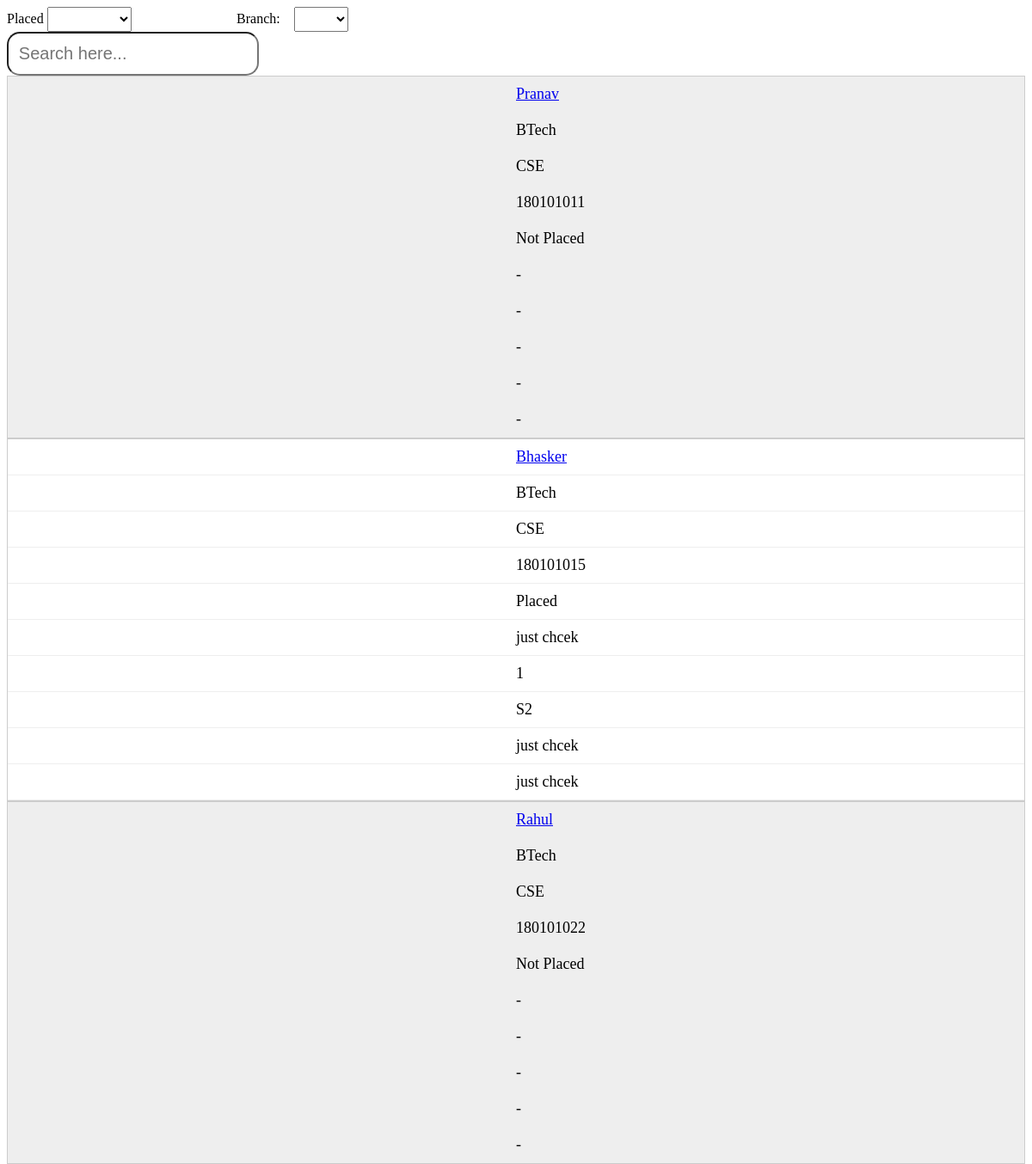
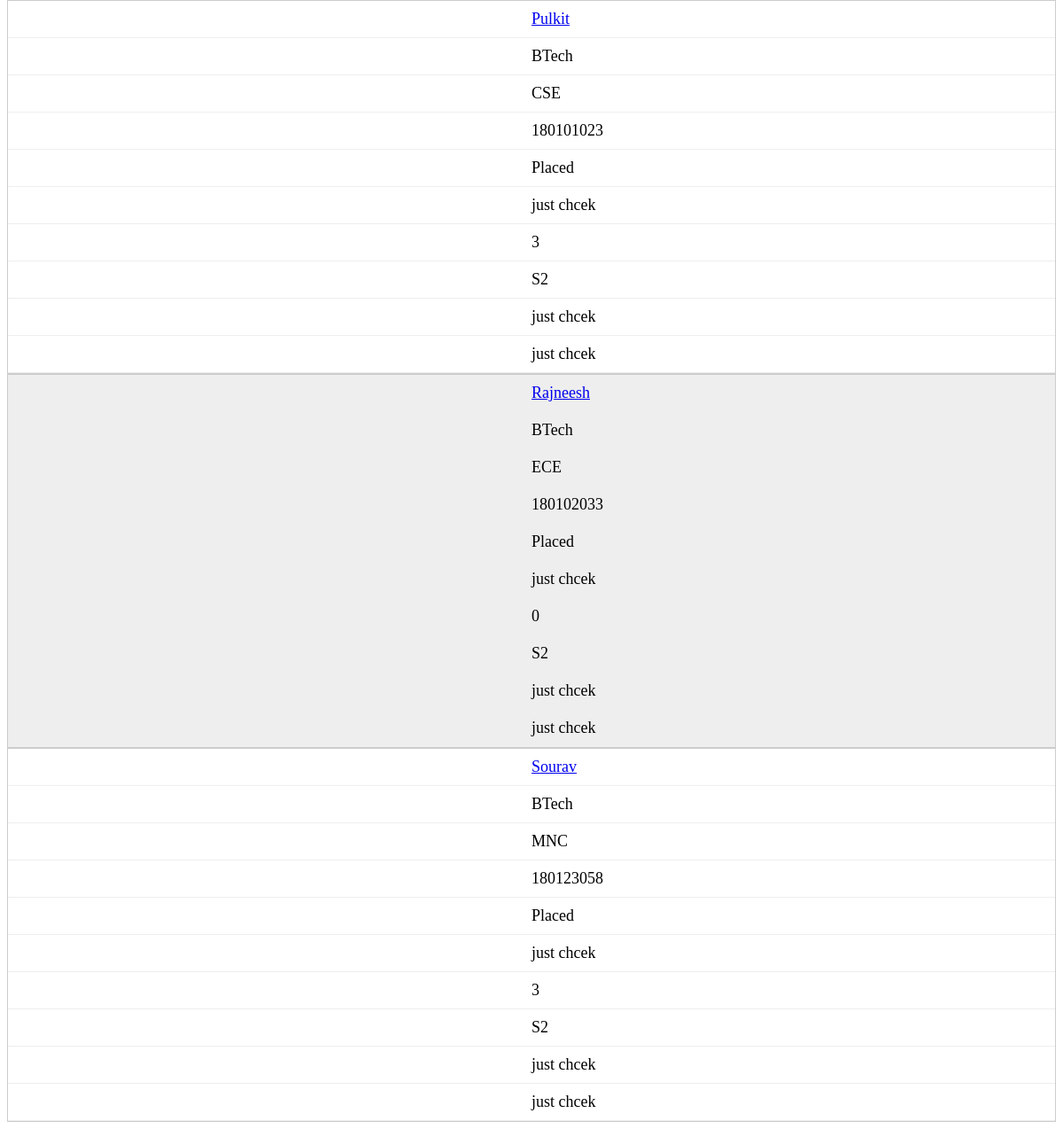
/students, run on the app's committed database (2 pictures, top to bottom).
### home/models.py (models this page shows, shortened)
class Student(models.Model):
	name = models.CharField(max_length=200)
	roll=models.CharField(max_length=50, unique= True)
	PROGRAM_CHOICES = [
        ('BTech', 'Bachelor of Technology'),
        ('BDes', 'Bachelor of Design'),
        ('MTech', 'Master of Technology'),
        ('MDes', 'Master of Design'),
    ]
	programs = models.CharField(
		max_length=5,
        choices=PROGRAM_CHOICES,
        default='BTech',
	)
	branch = models.ForeignKey(Branch,on_delete=models.CASCADE)
	day=models.IntegerField(validators=[MaxValueValidator(10),MinValueValidator(0)],default=0, blank=True)
	company = models.CharField(max_length=100, blank=True)
	placed = models.BooleanField(default=False)
	sector = models.CharField(max_length=100, blank=True)
	profile = models.CharField(max_length=100, blank=True)
	SLOT_CHOICES = [
        ('S1', 'Slot 1'),
        ('S2', 'Slot 2'),
        ('S3', 'Slot 3'),
    ]
	slot = models.CharField(
		max_length=2,
        choices=SLOT_CHOICES,
        blank=True
	)

class Branch(models.Model):
	branchName = models.CharField(
		max_length=50,
		choices=BRANCH_CHOICES,
		default='CSE'
		)
	num = models.IntegerField(default=0,validators=[MinValueValidator(0)])
	def __str__(self):
		return self.branchName

### home/views.py (the view)
# urls.py: path('students', views.studentsList , name='students'),
def studentsList(request):
	students = Student.objects.all().order_by('roll')
	context = {}
	context.update(csrf(request))
	context['students']=students
	return render_to_response('home/studentsList.html',context)

### home/templates/home/studentsList.html (shortened to what this page needs)
{% load static %}
<!DOCTYPE html>
<html>
<head>
    <link rel="stylesheet" href="{% static 'home/tableStyle.css' %}">
</head>
<div id ="sort">
     <form id="branchsearchform">{% csrf_token %}
  Placed
  <select name="PNP" id="selectP" >
            <option value="" id="blank"></option>
             <option value="True" id="Placed">Placed</option>
</select>
        <span style="padding: 0 1% 0 10%;"> Branch: </span>  <select name="Branch" id="select" >
            <option value="" id="blank"></option>
             <option value="CSE" id="CSE">CSE</option>
</select>
    </form>
</div>
    <form id="dsearchform">{% csrf_token %}
    <input type="text" id="searchStudent" name="search" placeholder="Search here..." />
    </form>
<div id="mainlist">
<table>
  <tbody>
    {% for student in students %}
      <td> <a href="{% url 'home:studentDetails' student.id %}">
         {{student.name}}
        </a></td>
      <td> {{ student.programs }}</td>
      <td> {{ student.branch }}</td>
      <td>{{ student.roll }}</td>
      {% if student.placed is False %}
      <td> {{ "Not Placed" }}</td>
      <td> {{ "-" }}</td>
      <td> {{ "-" }}</td>
      <td> {{ "-" }}</td>
      <td> {{ "-"}}</td>
      <td> {{ "-" }}</td>
      {% else %}
      <td> {{ "Placed" }}</td>
      <td> {{ student.company }}</td>
      <td> {{ student.day }}</td>
      <td> {{ student.slot }}</td>
      <td> {{ student.sector}}</td>
      <td> {{ student.profile }}</td>
    {% endif %}
   {% endfor %}
  </tbody>
</table>
</div>
</body>
</html>

### static/home/tableStyle.css (style rules this page uses)
table { width: 100%; border-collapse: collapse; margin:0px auto; }
td, th { padding: 10px; border: 0px solid #ccc; text-align: left; font-size: 18px; }
@media only screen and (max-width: 760px),
(min-device-width: 768px) and (max-device-width: 1024px) { table { width: 100%; } }
@media only screen and (max-width: 760px),
(min-device-width: 768px) and (max-device-width: 1024px) { table, thead, tbody, th, td, tr { display: block; } }
@media only screen and (max-width: 760px),
(min-device-width: 768px) and (max-device-width: 1024px) { td { border: none; border-bottom: 1px solid #eee; position: relative; padding-left: 50%; } }
@media only screen and (max-width: 760px),
(min-device-width: 768px) and (max-device-width: 1024px) { td:before { position: absolute; top: 6px; left: 6px; width: 45%; padding-right: 10px; white-space: nowrap; content: attr(data-column); color: #000; font-weight: bold; } }

### home/templates/home/studentsList.html (style rules this page uses)
#searchStudent { font-size: 20px; color: rgba(120, 120, 120, 0.8); border-radius: 15px; padding: 1%; }
#branchsearchform { font-size: 16px; }
#branchsearchform select { padding: 5px; }

### data on the page
Student: name "Pranav", programs "BTech", branch "CSE", roll "180101011", value "Not Placed", value "-"
Student: name "Bhasker", programs "BTech", branch "CSE", roll "180101015", value "Placed", company "just chcek", day "1", slot "S2", sector "just chcek", profile "just chcek"
Student: name "Rahul", programs "BTech", branch "CSE", roll "180101022", value "Not Placed", value "-"
Student: name "Pulkit", programs "BTech", branch "CSE", roll "180101023", value "Placed", company "just chcek", day "3", slot "S2", sector "just chcek", profile "just chcek"
Student: name "Rajneesh", programs "BTech", branch "ECE", roll "180102033", value "Placed", company "just chcek", day "0", slot "S2", sector "just chcek", profile "just chcek"
Student: name "Sourav", programs "BTech", branch "MNC", roll "180123058", value "Placed", company "just chcek", day "3", slot "S2", sector "just chcek", profile "just chcek"
